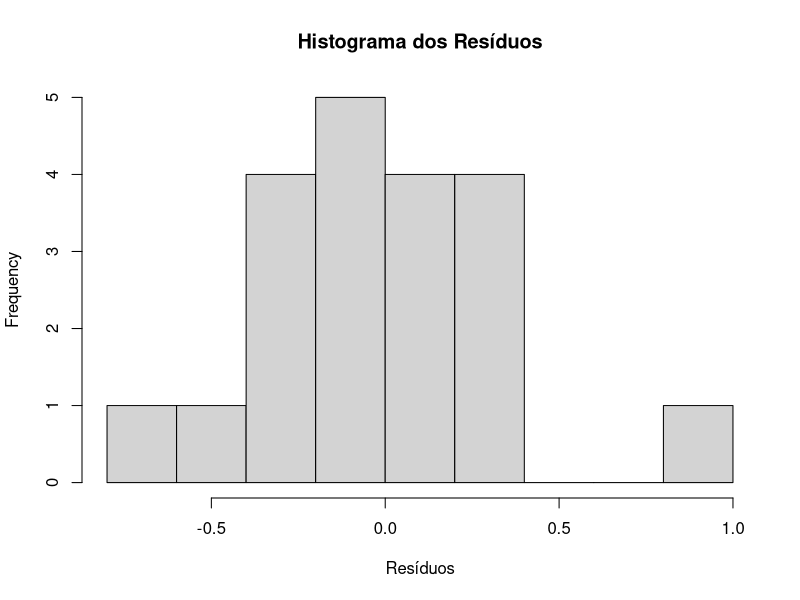
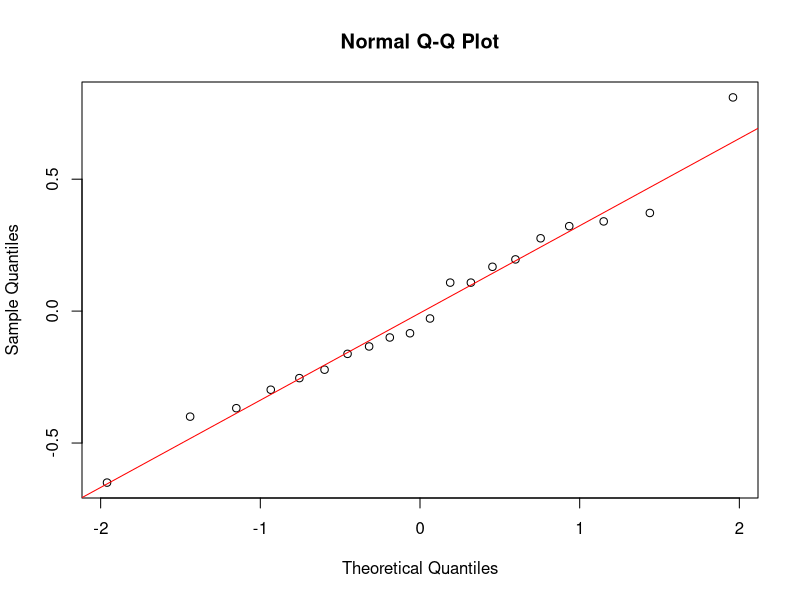
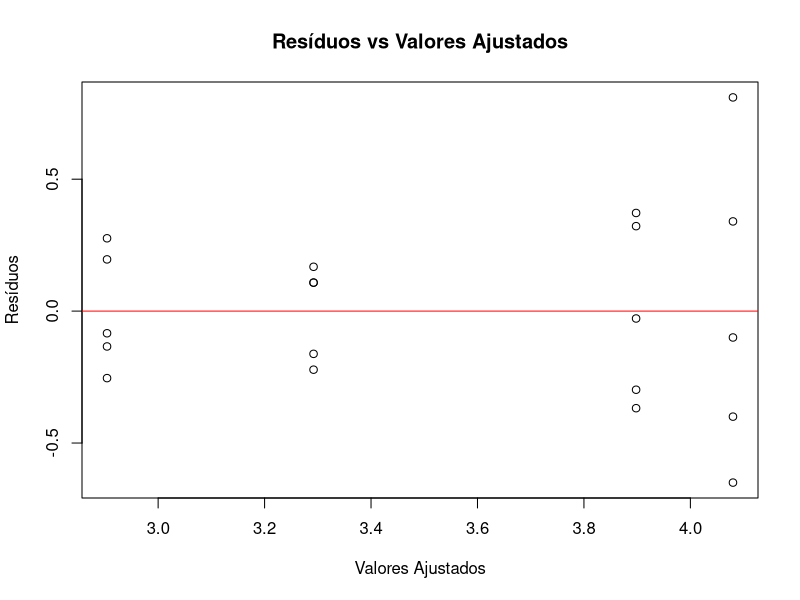

Generate these figures, in order, with R:
## ---- chunk 1
tratamento <- c(rep("H1",5), rep("H2",5), rep("H3",5), rep("H4",5))
tempo <- c(3.43,3.68,3.98,4.42,4.89,
           3.53,3.60,3.87,4.22,4.27,
           3.07,3.13,3.40,3.40,3.46,
           2.65,2.77,2.82,3.10,3.18)

dados <- data.frame(tratamento, tempo)

# ANOVA
anova_result <- aov(tempo ~ tratamento, data = dados)
# Obter resíduos
residuos <- residuals(anova_result)

hist(residuos, main="Histograma dos Resíduos", xlab="Resíduos")
## ---- chunk 2
qqnorm(residuos)
qqline(residuos, col="red")
## ---- chunk 3
shapiro.test(residuos)
## ---- chunk 4
plot(fitted(anova_result), residuos,
     main="Resíduos vs Valores Ajustados",
     xlab="Valores Ajustados", ylab="Resíduos")
abline(h=0, col="red")
## ---- chunk 5
bartlett.test(tempo ~ tratamento, data = dados)
